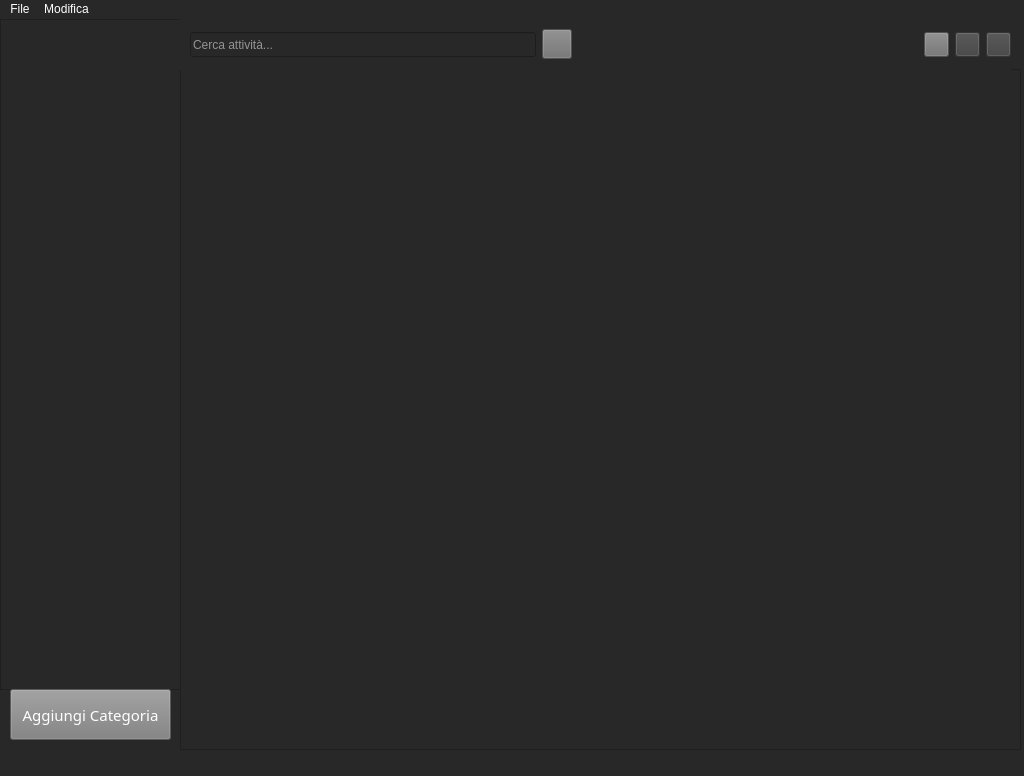
<?xml version="1.0" encoding="UTF-8"?>
<ui version="4.0">
 <class>MainWindow</class>
 <widget class="QMainWindow" name="MainWindow">
  <property name="geometry">
   <rect>
    <x>0</x>
    <y>0</y>
    <width>1024</width>
    <height>776</height>
   </rect>
  </property>
  <property name="minimumSize">
   <size>
    <width>800</width>
    <height>600</height>
   </size>
  </property>
  <property name="windowTitle">
   <string>MainWindow</string>
  </property>
  <property name="styleSheet">
   <string notr="true">color: rgb(255, 255, 255);
background-color: rgb(40, 40, 40);</string>
  </property>
  <widget class="QWidget" name="centralwidget">
   <property name="layoutDirection">
    <enum>Qt::LayoutDirection::LeftToRight</enum>
   </property>
   <widget class="QStackedWidget" name="mainStacked">
    <property name="geometry">
     <rect>
      <x>180</x>
      <y>50</y>
      <width>841</width>
      <height>681</height>
     </rect>
    </property>
    <property name="maximumSize">
     <size>
      <width>16777215</width>
      <height>16777215</height>
     </size>
    </property>
    <property name="styleSheet">
     <string notr="true">background-color: rgb(40, 40, 40);</string>
    </property>
    <property name="currentIndex">
     <number>0</number>
    </property>
    <widget class="QWidget" name="page">
     <widget class="QListWidget" name="listAttivita">
      <property name="geometry">
       <rect>
        <x>0</x>
        <y>0</y>
        <width>841</width>
        <height>681</height>
       </rect>
      </property>
     </widget>
    </widget>
    <widget class="QWidget" name="page_2">
     <widget class="QStackedWidget" name="tipoStacked">
      <property name="geometry">
       <rect>
        <x>10</x>
        <y>380</y>
        <width>831</width>
        <height>181</height>
       </rect>
      </property>
      <property name="currentIndex">
       <number>0</number>
      </property>
      <widget class="QWidget" name="page_3">
       <property name="styleSheet">
        <string notr="true">background-color: rgb(40, 40, 40);</string>
       </property>
       <widget class="QWidget" name="widget_5" native="true">
        <property name="geometry">
         <rect>
          <x>0</x>
          <y>0</y>
          <width>831</width>
          <height>181</height>
         </rect>
        </property>
        <widget class="QWidget" name="formLayoutWidget">
         <property name="geometry">
          <rect>
           <x>0</x>
           <y>0</y>
           <width>831</width>
           <height>181</height>
          </rect>
         </property>
         <layout class="QFormLayout" name="formLayout_2">
          <item row="0" column="0">
           <widget class="QLabel" name="preavvisoLabel">
            <property name="font">
             <font>
              <family>Sitka</family>
              <pointsize>14</pointsize>
             </font>
            </property>
            <property name="text">
             <string>Minuti di preavviso:</string>
            </property>
           </widget>
          </item>
          <item row="0" column="1">
           <widget class="QSpinBox" name="preavvisoSpinBox">
            <property name="sizePolicy">
             <sizepolicy hsizetype="Fixed" vsizetype="Fixed">
              <horstretch>0</horstretch>
              <verstretch>0</verstretch>
             </sizepolicy>
            </property>
            <property name="minimumSize">
             <size>
              <width>50</width>
              <height>0</height>
             </size>
            </property>
            <property name="maximum">
             <number>1440</number>
            </property>
            <property name="value">
             <number>15</number>
            </property>
           </widget>
          </item>
          <item row="1" column="0">
           <spacer name="verticalSpacer_7">
            <property name="orientation">
             <enum>Qt::Orientation::Vertical</enum>
            </property>
            <property name="sizeHint" stdset="0">
             <size>
              <width>20</width>
              <height>40</height>
             </size>
            </property>
           </spacer>
          </item>
         </layout>
        </widget>
       </widget>
      </widget>
      <widget class="QWidget" name="page_4">
       <widget class="QWidget" name="widget_3" native="true">
        <property name="geometry">
         <rect>
          <x>0</x>
          <y>0</y>
          <width>831</width>
          <height>181</height>
         </rect>
        </property>
        <widget class="QWidget" name="formLayoutWidget_2">
         <property name="geometry">
          <rect>
           <x>0</x>
           <y>0</y>
           <width>831</width>
           <height>181</height>
          </rect>
         </property>
         <layout class="QFormLayout" name="formLayout_3">
          <item row="0" column="0">
           <widget class="QLabel" name="dataFineLabel">
            <property name="font">
             <font>
              <family>Sitka</family>
              <pointsize>14</pointsize>
             </font>
            </property>
            <property name="text">
             <string>Fine:</string>
            </property>
           </widget>
          </item>
          <item row="0" column="1">
           <widget class="QDateTimeEdit" name="dataFineDateTimeEdit">
            <property name="sizePolicy">
             <sizepolicy hsizetype="Fixed" vsizetype="Fixed">
              <horstretch>0</horstretch>
              <verstretch>0</verstretch>
             </sizepolicy>
            </property>
           </widget>
          </item>
          <item row="1" column="0">
           <spacer name="verticalSpacer_11">
            <property name="orientation">
             <enum>Qt::Orientation::Vertical</enum>
            </property>
            <property name="sizeHint" stdset="0">
             <size>
              <width>20</width>
              <height>40</height>
             </size>
            </property>
           </spacer>
          </item>
          <item row="2" column="0">
           <widget class="QLabel" name="luogoLabel">
            <property name="font">
             <font>
              <family>Sitka</family>
              <pointsize>14</pointsize>
             </font>
            </property>
            <property name="text">
             <string>Luogo:</string>
            </property>
           </widget>
          </item>
          <item row="2" column="1">
           <widget class="QLineEdit" name="luogoLineEdit">
            <property name="sizePolicy">
             <sizepolicy hsizetype="Fixed" vsizetype="Fixed">
              <horstretch>0</horstretch>
              <verstretch>0</verstretch>
             </sizepolicy>
            </property>
            <property name="minimumSize">
             <size>
              <width>250</width>
              <height>0</height>
             </size>
            </property>
           </widget>
          </item>
          <item row="3" column="0">
           <spacer name="verticalSpacer_9">
            <property name="orientation">
             <enum>Qt::Orientation::Vertical</enum>
            </property>
            <property name="sizeHint" stdset="0">
             <size>
              <width>20</width>
              <height>40</height>
             </size>
            </property>
           </spacer>
          </item>
         </layout>
        </widget>
       </widget>
      </widget>
      <widget class="QWidget" name="page_5">
       <widget class="QWidget" name="widget_7" native="true">
        <property name="geometry">
         <rect>
          <x>0</x>
          <y>0</y>
          <width>831</width>
          <height>181</height>
         </rect>
        </property>
        <widget class="QWidget" name="formLayoutWidget_3">
         <property name="geometry">
          <rect>
           <x>0</x>
           <y>0</y>
           <width>831</width>
           <height>181</height>
          </rect>
         </property>
         <layout class="QFormLayout" name="formLayout_4">
          <item row="1" column="0">
           <widget class="QLabel" name="frequenzaLabel">
            <property name="font">
             <font>
              <family>Sitka</family>
              <pointsize>14</pointsize>
             </font>
            </property>
            <property name="text">
             <string>Frequenza:</string>
            </property>
           </widget>
          </item>
          <item row="1" column="1">
           <widget class="QWidget" name="frequenzaWidget" native="true">
            <widget class="QWidget" name="horizontalLayoutWidget_5">
             <property name="geometry">
              <rect>
               <x>0</x>
               <y>0</y>
               <width>661</width>
               <height>23</height>
              </rect>
             </property>
             <layout class="QHBoxLayout" name="horizontalLayout_5">
              <item>
               <widget class="QRadioButton" name="radioGiorn">
                <property name="styleSheet">
                 <string notr="true">QRadioButton::indicator:checked {
    background-color: #3182CE;
    border: 2px solid #3182CE;
    border-radius: 8px;
}</string>
                </property>
                <property name="text">
                 <string>Giornaliero</string>
                </property>
               </widget>
              </item>
              <item>
               <widget class="QRadioButton" name="radioSett">
                <property name="styleSheet">
                 <string notr="true">QRadioButton::indicator:checked {
    background-color: #3182CE;
    border: 2px solid #3182CE;
    border-radius: 8px;
}</string>
                </property>
                <property name="text">
                 <string>Settimale</string>
                </property>
               </widget>
              </item>
              <item>
               <widget class="QRadioButton" name="radioMens">
                <property name="styleSheet">
                 <string notr="true">QRadioButton::indicator:checked {
    background-color: #3182CE;
    border: 2px solid #3182CE;
    border-radius: 8px;
}</string>
                </property>
                <property name="text">
                 <string>Mensile</string>
                </property>
               </widget>
              </item>
             </layout>
            </widget>
           </widget>
          </item>
          <item row="3" column="0">
           <widget class="QLabel" name="fineRicorrenzaLabel">
            <property name="font">
             <font>
              <family>Sitka</family>
              <pointsize>14</pointsize>
             </font>
            </property>
            <property name="text">
             <string>Fine Ricorrenza:</string>
            </property>
           </widget>
          </item>
          <item row="3" column="1">
           <widget class="QDateEdit" name="fineRicorrenzaDateEdit">
            <property name="sizePolicy">
             <sizepolicy hsizetype="Fixed" vsizetype="Fixed">
              <horstretch>0</horstretch>
              <verstretch>0</verstretch>
             </sizepolicy>
            </property>
           </widget>
          </item>
          <item row="2" column="0">
           <spacer name="verticalSpacer_10">
            <property name="orientation">
             <enum>Qt::Orientation::Vertical</enum>
            </property>
            <property name="sizeHint" stdset="0">
             <size>
              <width>20</width>
              <height>40</height>
             </size>
            </property>
           </spacer>
          </item>
          <item row="4" column="0">
           <spacer name="verticalSpacer_12">
            <property name="orientation">
             <enum>Qt::Orientation::Vertical</enum>
            </property>
            <property name="sizeHint" stdset="0">
             <size>
              <width>20</width>
              <height>40</height>
             </size>
            </property>
           </spacer>
          </item>
          <item row="0" column="0">
           <spacer name="verticalSpacer_13">
            <property name="orientation">
             <enum>Qt::Orientation::Vertical</enum>
            </property>
            <property name="sizeHint" stdset="0">
             <size>
              <width>20</width>
              <height>40</height>
             </size>
            </property>
           </spacer>
          </item>
         </layout>
        </widget>
       </widget>
      </widget>
      <widget class="QWidget" name="page_6">
       <widget class="QWidget" name="widget_8" native="true">
        <property name="geometry">
         <rect>
          <x>0</x>
          <y>0</y>
          <width>831</width>
          <height>181</height>
         </rect>
        </property>
        <widget class="QWidget" name="horizontalLayoutWidget_6">
         <property name="geometry">
          <rect>
           <x>0</x>
           <y>0</y>
           <width>831</width>
           <height>181</height>
          </rect>
         </property>
         <layout class="QHBoxLayout" name="horizontalLayout_6">
          <item>
           <spacer name="horizontalSpacer_6">
            <property name="orientation">
             <enum>Qt::Orientation::Horizontal</enum>
            </property>
            <property name="sizeType">
             <enum>QSizePolicy::Policy::Fixed</enum>
            </property>
            <property name="sizeHint" stdset="0">
             <size>
              <width>40</width>
              <height>20</height>
             </size>
            </property>
           </spacer>
          </item>
          <item>
           <widget class="QPushButton" name="pushButton_3">
            <property name="minimumSize">
             <size>
              <width>30</width>
              <height>30</height>
             </size>
            </property>
            <property name="styleSheet">
             <string notr="true">background-color: rgb(160, 160, 160);</string>
            </property>
            <property name="text">
             <string>Aggiungi Sottoattività</string>
            </property>
            <property name="icon">
             <iconset theme="QIcon::ThemeIcon::ListAdd"/>
            </property>
           </widget>
          </item>
          <item>
           <spacer name="horizontalSpacer_5">
            <property name="orientation">
             <enum>Qt::Orientation::Horizontal</enum>
            </property>
            <property name="sizeType">
             <enum>QSizePolicy::Policy::Fixed</enum>
            </property>
            <property name="sizeHint" stdset="0">
             <size>
              <width>100</width>
              <height>20</height>
             </size>
            </property>
           </spacer>
          </item>
          <item>
           <widget class="QListWidget" name="listWidget"/>
          </item>
         </layout>
        </widget>
       </widget>
      </widget>
     </widget>
     <widget class="QWidget" name="widget_4" native="true">
      <property name="geometry">
       <rect>
        <x>10</x>
        <y>0</y>
        <width>831</width>
        <height>381</height>
       </rect>
      </property>
      <widget class="QWidget" name="layoutWidget">
       <property name="geometry">
        <rect>
         <x>0</x>
         <y>10</y>
         <width>831</width>
         <height>371</height>
        </rect>
       </property>
       <layout class="QFormLayout" name="formLayout">
        <item row="1" column="0">
         <widget class="QLabel" name="tipoLabel">
          <property name="font">
           <font>
            <family>Sitka</family>
            <pointsize>14</pointsize>
           </font>
          </property>
          <property name="text">
           <string>Tipo:</string>
          </property>
         </widget>
        </item>
        <item row="1" column="1">
         <widget class="QWidget" name="tipoWidget" native="true">
          <property name="sizePolicy">
           <sizepolicy hsizetype="Preferred" vsizetype="Fixed">
            <horstretch>0</horstretch>
            <verstretch>0</verstretch>
           </sizepolicy>
          </property>
          <property name="minimumSize">
           <size>
            <width>0</width>
            <height>30</height>
           </size>
          </property>
          <widget class="QWidget" name="horizontalLayoutWidget_3">
           <property name="geometry">
            <rect>
             <x>0</x>
             <y>0</y>
             <width>701</width>
             <height>31</height>
            </rect>
           </property>
           <layout class="QHBoxLayout" name="horizontalLayout_3">
            <item>
             <widget class="QRadioButton" name="radioPromemoria">
              <property name="styleSheet">
               <string notr="true">QRadioButton::indicator:checked {
    background-color: #3182CE;
    border: 2px solid #3182CE;
    border-radius: 8px;
}</string>
              </property>
              <property name="text">
               <string>Promemoria</string>
              </property>
             </widget>
            </item>
            <item>
             <widget class="QRadioButton" name="radioEvento">
              <property name="styleSheet">
               <string notr="true">QRadioButton::indicator:checked {
    background-color: #3182CE;
    border: 2px solid #3182CE;
    border-radius: 8px;
}</string>
              </property>
              <property name="text">
               <string>Evento</string>
              </property>
             </widget>
            </item>
            <item>
             <widget class="QRadioButton" name="radioRicorrente">
              <property name="styleSheet">
               <string notr="true">QRadioButton::indicator:checked {
    background-color: #3182CE;
    border: 2px solid #3182CE;
    border-radius: 8px;
}</string>
              </property>
              <property name="text">
               <string>Ricorrente</string>
              </property>
             </widget>
            </item>
            <item>
             <widget class="QRadioButton" name="radioProgetto">
              <property name="styleSheet">
               <string notr="true">QRadioButton::indicator:checked {
    background-color: #3182CE;
    border: 2px solid #3182CE;
    border-radius: 8px;
}</string>
              </property>
              <property name="text">
               <string>Progetto</string>
              </property>
             </widget>
            </item>
           </layout>
          </widget>
         </widget>
        </item>
        <item row="3" column="0">
         <widget class="QLabel" name="categoriaLabel">
          <property name="font">
           <font>
            <family>Sitka</family>
            <pointsize>14</pointsize>
           </font>
          </property>
          <property name="text">
           <string>Categoria:</string>
          </property>
         </widget>
        </item>
        <item row="3" column="1">
         <widget class="QComboBox" name="categoriaComboBox">
          <property name="sizePolicy">
           <sizepolicy hsizetype="Fixed" vsizetype="Fixed">
            <horstretch>0</horstretch>
            <verstretch>0</verstretch>
           </sizepolicy>
          </property>
          <property name="minimumSize">
           <size>
            <width>150</width>
            <height>0</height>
           </size>
          </property>
          <item>
           <property name="text">
            <string>Generale</string>
           </property>
          </item>
         </widget>
        </item>
        <item row="5" column="0">
         <widget class="QLabel" name="nomeLabel">
          <property name="font">
           <font>
            <family>Sitka</family>
            <pointsize>14</pointsize>
           </font>
          </property>
          <property name="text">
           <string>Nome:</string>
          </property>
         </widget>
        </item>
        <item row="5" column="1">
         <widget class="QLineEdit" name="nomeLineEdit">
          <property name="sizePolicy">
           <sizepolicy hsizetype="Fixed" vsizetype="Fixed">
            <horstretch>0</horstretch>
            <verstretch>0</verstretch>
           </sizepolicy>
          </property>
          <property name="minimumSize">
           <size>
            <width>150</width>
            <height>0</height>
           </size>
          </property>
         </widget>
        </item>
        <item row="7" column="0">
         <widget class="QLabel" name="descrizioneLabel">
          <property name="font">
           <font>
            <family>Sitka</family>
            <pointsize>14</pointsize>
           </font>
          </property>
          <property name="text">
           <string>Descrizione:</string>
          </property>
         </widget>
        </item>
        <item row="7" column="1">
         <widget class="QLineEdit" name="descrizioneLineEdit"/>
        </item>
        <item row="9" column="0">
         <widget class="QLabel" name="prioritLabel">
          <property name="font">
           <font>
            <family>Sitka</family>
            <pointsize>14</pointsize>
           </font>
          </property>
          <property name="text">
           <string>Priorità:</string>
          </property>
         </widget>
        </item>
        <item row="9" column="1">
         <widget class="QWidget" name="prioritWidget" native="true">
          <property name="sizePolicy">
           <sizepolicy hsizetype="Preferred" vsizetype="Fixed">
            <horstretch>0</horstretch>
            <verstretch>0</verstretch>
           </sizepolicy>
          </property>
          <property name="minimumSize">
           <size>
            <width>0</width>
            <height>30</height>
           </size>
          </property>
          <widget class="QWidget" name="horizontalLayoutWidget_4">
           <property name="geometry">
            <rect>
             <x>0</x>
             <y>0</y>
             <width>701</width>
             <height>31</height>
            </rect>
           </property>
           <layout class="QHBoxLayout" name="horizontalLayout_4">
            <item>
             <widget class="QRadioButton" name="radioAlta">
              <property name="styleSheet">
               <string notr="true">QRadioButton::indicator:checked {
    background-color: #3182CE;
    border: 2px solid #3182CE;
    border-radius: 8px;
}</string>
              </property>
              <property name="text">
               <string>Alta</string>
              </property>
             </widget>
            </item>
            <item>
             <widget class="QRadioButton" name="radioMedia">
              <property name="styleSheet">
               <string notr="true">QRadioButton::indicator:checked {
    background-color: #3182CE;
    border: 2px solid #3182CE;
    border-radius: 8px;
}</string>
              </property>
              <property name="text">
               <string>Media</string>
              </property>
             </widget>
            </item>
            <item>
             <widget class="QRadioButton" name="radioBassa">
              <property name="styleSheet">
               <string notr="true">QRadioButton::indicator:checked {
    background-color: #3182CE;
    border: 2px solid #3182CE;
    border-radius: 8px;
}</string>
              </property>
              <property name="text">
               <string>Bassa</string>
              </property>
             </widget>
            </item>
           </layout>
          </widget>
         </widget>
        </item>
        <item row="11" column="0">
         <widget class="QLabel" name="dataLabel">
          <property name="font">
           <font>
            <family>Sitka</family>
            <pointsize>14</pointsize>
           </font>
          </property>
          <property name="text">
           <string>Scadenza:</string>
          </property>
         </widget>
        </item>
        <item row="11" column="1">
         <widget class="QDateTimeEdit" name="dataDateTimeEdit">
          <property name="sizePolicy">
           <sizepolicy hsizetype="Fixed" vsizetype="Fixed">
            <horstretch>0</horstretch>
            <verstretch>0</verstretch>
           </sizepolicy>
          </property>
         </widget>
        </item>
        <item row="13" column="0">
         <widget class="Line" name="line_4">
          <property name="orientation">
           <enum>Qt::Orientation::Horizontal</enum>
          </property>
         </widget>
        </item>
        <item row="0" column="0">
         <spacer name="verticalSpacer">
          <property name="orientation">
           <enum>Qt::Orientation::Vertical</enum>
          </property>
          <property name="sizeHint" stdset="0">
           <size>
            <width>20</width>
            <height>40</height>
           </size>
          </property>
         </spacer>
        </item>
        <item row="2" column="0">
         <spacer name="verticalSpacer_2">
          <property name="orientation">
           <enum>Qt::Orientation::Vertical</enum>
          </property>
          <property name="sizeHint" stdset="0">
           <size>
            <width>20</width>
            <height>40</height>
           </size>
          </property>
         </spacer>
        </item>
        <item row="4" column="0">
         <spacer name="verticalSpacer_3">
          <property name="orientation">
           <enum>Qt::Orientation::Vertical</enum>
          </property>
          <property name="sizeHint" stdset="0">
           <size>
            <width>20</width>
            <height>40</height>
           </size>
          </property>
         </spacer>
        </item>
        <item row="6" column="0">
         <spacer name="verticalSpacer_4">
          <property name="orientation">
           <enum>Qt::Orientation::Vertical</enum>
          </property>
          <property name="sizeHint" stdset="0">
           <size>
            <width>20</width>
            <height>40</height>
           </size>
          </property>
         </spacer>
        </item>
        <item row="8" column="0">
         <spacer name="verticalSpacer_5">
          <property name="orientation">
           <enum>Qt::Orientation::Vertical</enum>
          </property>
          <property name="sizeHint" stdset="0">
           <size>
            <width>20</width>
            <height>40</height>
           </size>
          </property>
         </spacer>
        </item>
        <item row="10" column="0">
         <spacer name="verticalSpacer_6">
          <property name="orientation">
           <enum>Qt::Orientation::Vertical</enum>
          </property>
          <property name="sizeHint" stdset="0">
           <size>
            <width>20</width>
            <height>40</height>
           </size>
          </property>
         </spacer>
        </item>
        <item row="12" column="0">
         <spacer name="verticalSpacer_8">
          <property name="orientation">
           <enum>Qt::Orientation::Vertical</enum>
          </property>
          <property name="sizeHint" stdset="0">
           <size>
            <width>20</width>
            <height>40</height>
           </size>
          </property>
         </spacer>
        </item>
       </layout>
      </widget>
     </widget>
     <widget class="QWidget" name="widget_6" native="true">
      <property name="geometry">
       <rect>
        <x>10</x>
        <y>560</y>
        <width>831</width>
        <height>121</height>
       </rect>
      </property>
      <widget class="QWidget" name="horizontalLayoutWidget_2">
       <property name="geometry">
        <rect>
         <x>0</x>
         <y>0</y>
         <width>831</width>
         <height>121</height>
        </rect>
       </property>
       <layout class="QHBoxLayout" name="horizontalLayout_2">
        <item>
         <spacer name="horizontalSpacer_3">
          <property name="orientation">
           <enum>Qt::Orientation::Horizontal</enum>
          </property>
          <property name="sizeType">
           <enum>QSizePolicy::Policy::Fixed</enum>
          </property>
          <property name="sizeHint" stdset="0">
           <size>
            <width>40</width>
            <height>20</height>
           </size>
          </property>
         </spacer>
        </item>
        <item>
         <widget class="QPushButton" name="pushButton_2">
          <property name="styleSheet">
           <string notr="true">background-color: rgb(139, 139, 139);</string>
          </property>
          <property name="text">
           <string>Annulla</string>
          </property>
         </widget>
        </item>
        <item>
         <spacer name="horizontalSpacer_2">
          <property name="orientation">
           <enum>Qt::Orientation::Horizontal</enum>
          </property>
          <property name="sizeType">
           <enum>QSizePolicy::Policy::Fixed</enum>
          </property>
          <property name="sizeHint" stdset="0">
           <size>
            <width>40</width>
            <height>20</height>
           </size>
          </property>
         </spacer>
        </item>
        <item>
         <widget class="QPushButton" name="pushButton">
          <property name="styleSheet">
           <string notr="true">background-color: rgb(156, 156, 156);</string>
          </property>
          <property name="text">
           <string>Salva</string>
          </property>
         </widget>
        </item>
        <item>
         <spacer name="horizontalSpacer_4">
          <property name="orientation">
           <enum>Qt::Orientation::Horizontal</enum>
          </property>
          <property name="sizeType">
           <enum>QSizePolicy::Policy::Fixed</enum>
          </property>
          <property name="sizeHint" stdset="0">
           <size>
            <width>40</width>
            <height>20</height>
           </size>
          </property>
         </spacer>
        </item>
       </layout>
      </widget>
     </widget>
    </widget>
   </widget>
   <widget class="QWidget" name="widget" native="true">
    <property name="geometry">
     <rect>
      <x>0</x>
      <y>0</y>
      <width>181</width>
      <height>671</height>
     </rect>
    </property>
    <layout class="QVBoxLayout" name="verticalLayout">
     <item>
      <widget class="QListWidget" name="listCategorie">
       <property name="maximumSize">
        <size>
         <width>200</width>
         <height>16777215</height>
        </size>
       </property>
       <property name="styleSheet">
        <string notr="true">QListWidget::item {
    font-family: &quot;Sitka&quot;;
    font-size: 14px;
    padding: 3px;
    margin-bottom: 0px;
    border-radius: 0px;
}</string>
       </property>
       <property name="selectionBehavior">
        <enum>QAbstractItemView::SelectionBehavior::SelectRows</enum>
       </property>
       <property name="resizeMode">
        <enum>QListView::ResizeMode::Adjust</enum>
       </property>
       <property name="spacing">
        <number>10</number>
       </property>
       <property name="currentRow">
        <number>-1</number>
       </property>
      </widget>
     </item>
    </layout>
   </widget>
   <widget class="QPushButton" name="addCategoria">
    <property name="geometry">
     <rect>
      <x>10</x>
      <y>670</y>
      <width>161</width>
      <height>51</height>
     </rect>
    </property>
    <property name="font">
     <font>
      <family>Neue Haas Grotesk Text Pro Medium</family>
      <pointsize>11</pointsize>
      <italic>false</italic>
      <fontweight>Medium</fontweight>
     </font>
    </property>
    <property name="styleSheet">
     <string notr="true">color: rgb(255, 255, 255);
font: 500 11pt &quot;Neue Haas Grotesk Text Pro Medium&quot;;
background-color: rgb(126, 126, 126);</string>
    </property>
    <property name="text">
     <string>Aggiungi Categoria</string>
    </property>
    <property name="icon">
     <iconset theme="QIcon::ThemeIcon::ListAdd"/>
    </property>
   </widget>
   <widget class="QWidget" name="widget_2" native="true">
    <property name="geometry">
     <rect>
      <x>180</x>
      <y>0</y>
      <width>831</width>
      <height>51</height>
     </rect>
    </property>
    <widget class="QWidget" name="horizontalLayoutWidget">
     <property name="geometry">
      <rect>
       <x>0</x>
       <y>0</y>
       <width>831</width>
       <height>51</height>
      </rect>
     </property>
     <layout class="QHBoxLayout" name="horizontalLayout">
      <property name="leftMargin">
       <number>10</number>
      </property>
      <property name="rightMargin">
       <number>0</number>
      </property>
      <item>
       <widget class="QLineEdit" name="searchLine">
        <property name="sizePolicy">
         <sizepolicy hsizetype="MinimumExpanding" vsizetype="Fixed">
          <horstretch>0</horstretch>
          <verstretch>0</verstretch>
         </sizepolicy>
        </property>
        <property name="maximumSize">
         <size>
          <width>400</width>
          <height>25</height>
         </size>
        </property>
        <property name="styleSheet">
         <string notr="true">QIcon iconaLente(&quot;:/icone/search.png&quot;);
ui-&gt;lineEditRicerca-&gt;addAction(iconaLente, QLineEdit::LeadingPosition);</string>
        </property>
        <property name="text">
         <string/>
        </property>
        <property name="alignment">
         <set>Qt::AlignmentFlag::AlignLeading|Qt::AlignmentFlag::AlignLeft|Qt::AlignmentFlag::AlignVCenter</set>
        </property>
        <property name="placeholderText">
         <string>Cerca attività...</string>
        </property>
       </widget>
      </item>
      <item>
       <widget class="QToolButton" name="filterButton">
        <property name="minimumSize">
         <size>
          <width>30</width>
          <height>30</height>
         </size>
        </property>
        <property name="maximumSize">
         <size>
          <width>30</width>
          <height>30</height>
         </size>
        </property>
        <property name="styleSheet">
         <string notr="true">background-color: rgb(112, 112, 112);</string>
        </property>
        <property name="text">
         <string/>
        </property>
        <property name="icon">
         <iconset resource="risorse.qrc">
          <normaloff>:/icone/filter.png</normaloff>:/icone/filter.png</iconset>
        </property>
       </widget>
      </item>
      <item>
       <spacer name="horizontalSpacer">
        <property name="orientation">
         <enum>Qt::Orientation::Horizontal</enum>
        </property>
        <property name="sizeHint" stdset="0">
         <size>
          <width>40</width>
          <height>20</height>
         </size>
        </property>
       </spacer>
      </item>
      <item>
       <widget class="QToolButton" name="addButton">
        <property name="minimumSize">
         <size>
          <width>25</width>
          <height>25</height>
         </size>
        </property>
        <property name="maximumSize">
         <size>
          <width>25</width>
          <height>25</height>
         </size>
        </property>
        <property name="styleSheet">
         <string notr="true">background-color: rgb(112, 112, 112);</string>
        </property>
        <property name="text">
         <string/>
        </property>
        <property name="icon">
         <iconset resource="risorse.qrc">
          <normaloff>:/icone/add.png</normaloff>:/icone/add.png</iconset>
        </property>
       </widget>
      </item>
      <item>
       <widget class="QToolButton" name="remButton">
        <property name="enabled">
         <bool>false</bool>
        </property>
        <property name="minimumSize">
         <size>
          <width>25</width>
          <height>25</height>
         </size>
        </property>
        <property name="maximumSize">
         <size>
          <width>25</width>
          <height>25</height>
         </size>
        </property>
        <property name="styleSheet">
         <string notr="true">QToolButton:disabled {
    background-color: #404040;
}</string>
        </property>
        <property name="text">
         <string/>
        </property>
        <property name="icon">
         <iconset resource="risorse.qrc">
          <normaloff>:/icone/minus.png</normaloff>:/icone/minus.png</iconset>
        </property>
       </widget>
      </item>
      <item>
       <widget class="QToolButton" name="modButton">
        <property name="enabled">
         <bool>false</bool>
        </property>
        <property name="minimumSize">
         <size>
          <width>25</width>
          <height>25</height>
         </size>
        </property>
        <property name="maximumSize">
         <size>
          <width>25</width>
          <height>25</height>
         </size>
        </property>
        <property name="styleSheet">
         <string notr="true">QToolButton:disabled {
    background-color: #404040;
}</string>
        </property>
        <property name="text">
         <string/>
        </property>
        <property name="icon">
         <iconset resource="risorse.qrc">
          <normaloff>:/icone/pencil.png</normaloff>:/icone/pencil.png</iconset>
        </property>
       </widget>
      </item>
     </layout>
    </widget>
   </widget>
  </widget>
  <widget class="QMenuBar" name="menubar">
   <property name="geometry">
    <rect>
     <x>0</x>
     <y>0</y>
     <width>1024</width>
     <height>21</height>
    </rect>
   </property>
   <widget class="QMenu" name="menuFile">
    <property name="title">
     <string>File</string>
    </property>
    <addaction name="actionSalva"/>
    <addaction name="actionCarica"/>
   </widget>
   <widget class="QMenu" name="menuModifica">
    <property name="title">
     <string>Modifica</string>
    </property>
    <addaction name="actionAggiungi_Attivit"/>
   </widget>
   <addaction name="menuFile"/>
   <addaction name="menuModifica"/>
  </widget>
  <widget class="QStatusBar" name="statusbar"/>
  <action name="actionSalva">
   <property name="text">
    <string>Salva</string>
   </property>
  </action>
  <action name="actionCarica">
   <property name="text">
    <string>Carica</string>
   </property>
  </action>
  <action name="actionAggiungi_Attivit">
   <property name="text">
    <string>Aggiungi Attività</string>
   </property>
  </action>
 </widget>
 <resources>
  <include location="risorse.qrc"/>
 </resources>
 <connections/>
</ui>
